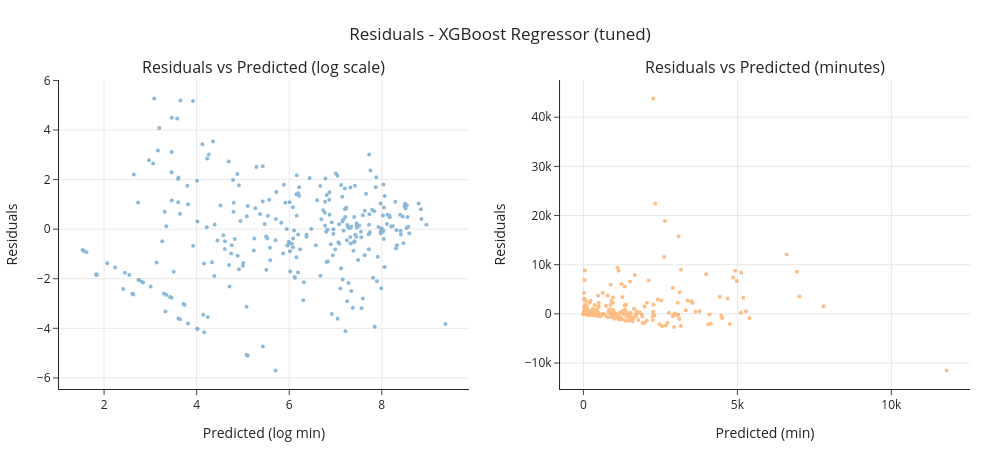

This figure's notebook cell:
### Code cell
# XGBoost Regressor
xgb_pipeline = Pipeline(steps=[
    ('preprocessor', preprocessor_dense),
    ('regressor', XGBRegressor(random_state=42, objective='reg:squarederror'))
])

xgb_param_dist = {
    'regressor__n_estimators': randint(200, 1000),
    'regressor__learning_rate': uniform(0.01, 0.2),
    'regressor__max_depth': randint(3, 10),
    'regressor__subsample': uniform(0.6, 0.4),
    'regressor__colsample_bytree': uniform(0.4, 0.6),
    'regressor__min_child_weight': randint(1, 10),
    'regressor__gamma': uniform(0, 0.5),
    'regressor__reg_alpha': uniform(0, 1),
    'regressor__reg_lambda': uniform(0.5, 2),
}

xgb_reg, xgb_pred = train_tune_evaluate(xgb_pipeline, xgb_param_dist, X_train, y_train, X_test, y_test, n_iter=100, label="XGBoost Regressor")

### Figure 1 — Plotly figure (JSON) as saved in the notebook; plotly's stock layout.template omitted (floating-point values rounded to 4 significant figures; data arrays with more than 128 entries replaced by an {"elided": "..."} marker saying what was removed)
{"data": [{"marker": {"size": 4}, "mode": "markers", "name": "log scale", "opacity": 0.5, "type": "scatter", "x": {"elided": "292 float values"}, "xaxis": "x", "y": {"elided": "292 float values"}, "yaxis": "y"}, {"marker": {"size": 4}, "mode": "markers", "name": "minutes", "opacity": 0.5, "type": "scatter", "x": {"elided": "292 float values"}, "xaxis": "x2", "y": {"elided": "292 float values"}, "yaxis": "y2"}], "layout": {"annotations": [{"font": {"size": 16}, "showarrow": false, "text": "Residuals vs Predicted (log scale)", "x": 0.225, "xanchor": "center", "xref": "paper", "y": 1, "yanchor": "bottom", "yref": "paper"}, {"font": {"size": 16}, "showarrow": false, "text": "Residuals vs Predicted (minutes)", "x": 0.775, "xanchor": "center", "xref": "paper", "y": 1, "yanchor": "bottom", "yref": "paper"}], "height": 450, "margin": {"t": 80}, "shapes": [{"line": {"color": "red", "dash": "dash"}, "type": "line", "x0": 0, "x1": 1, "xref": "x domain", "y0": 0, "y1": 0, "yref": "y"}, {"line": {"color": "red", "dash": "dash"}, "type": "line", "x0": 0, "x1": 1, "xref": "x2 domain", "y0": 0, "y1": 0, "yref": "y2"}], "showlegend": false, "title": {"pad": {"t": 20}, "text": "Residuals - XGBoost Regressor (tuned)"}, "width": 1000, "xaxis": {"anchor": "y", "domain": [0, 0.45], "title": {"text": "Predicted (log min)"}}, "xaxis2": {"anchor": "y2", "domain": [0.55, 1], "title": {"text": "Predicted (min)"}}, "yaxis": {"anchor": "x", "domain": [0, 1], "title": {"text": "Residuals"}}, "yaxis2": {"anchor": "x2", "domain": [0, 1], "title": {"text": "Residuals"}}}}
